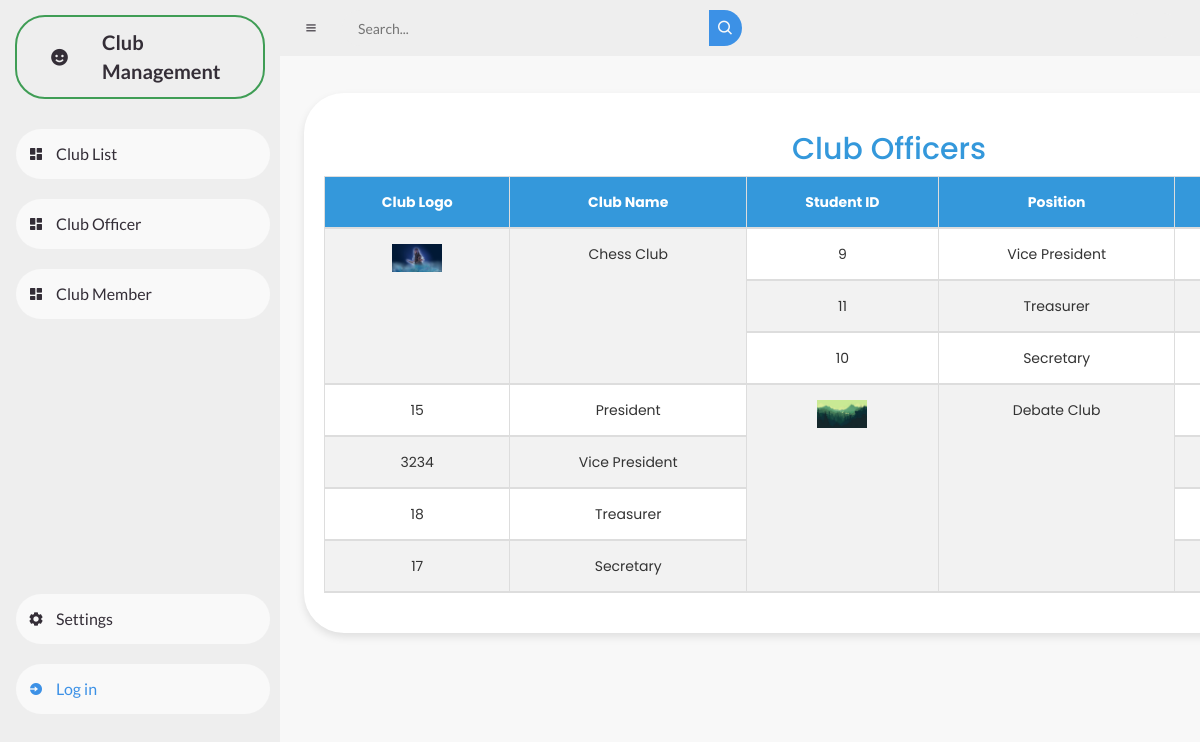
The page /userclubofficer.php on the database its author committed.
### tables this page shows
CREATE TABLE `clubofficers` (
  `ClubID` int(11) NOT NULL,
  `StudentID` int(11) NOT NULL,
  `Position` varchar(50) NOT NULL,
  `StudentName` varchar(50) NOT NULL
);

CREATE TABLE `clubs` (
  `ClubID` int(11) NOT NULL,
  `ClubLogo` varchar(255) NOT NULL,
  `ClubName` varchar(255) NOT NULL,
  `Status` tinyint(1) NOT NULL
);

### userclubofficer.php (the view, shortened to what this page needs)
<?php
include("db.php");
?>
<!DOCTYPE html>
<html lang="en">
<head>
    <link href='https://unpkg.com/boxicons@2.0.9/css/boxicons.min.css' rel='stylesheet'>
    <link rel="stylesheet" href="userdash.css">
    <link rel="stylesheet" href="https://maxcdn.bootstrapcdn.com/bootstrap/3.4.1/css/bootstrap.min.css">
    <link rel="stylesheet" href="https://cdn.datatables.net/1.10.20/css/dataTables.bootstrap.min.css">
    <link href="https://cdn.jsdelivr.net/npm/remixicon@2.5.0/fonts/remixicon.css" rel="stylesheet">
</head>
<body>
    <section id="sidebar">
        <a href="#" class="brand">
            <i class='bx bxs-smile'></i>
            <span class="text">Club Management</span>
        </a>
        <ul class="side-menu top">
        <li>
                <a href="userclublist.php">
                    <i class='bx bxs-dashboard'></i>
                    <span class="text">Club List</span>
                </a>
            </li>
            <li>
                <a href="userclubofficer.php">
                    <i class='bx bxs-dashboard'></i>
                    <span class="text">Club Officer</span>
                </a>
            </li>
            <li>
                <a href="userclubmem.php">
                    <i class='bx bxs-dashboard'></i>
                    <span class="text">Club Member</span>
                </a>
            </li>
        </ul>
        <ul class="side-menu">
            <li>
                <a href="#">
                    <i class='bx bxs-cog'></i>
                    <span class="text">Settings</span>
                </a>
            </li>
            <li>
                <a href="log.php" class="login">
                    <i class='bx bxs-log-in-circle'></i>
                    <span class="text">Log in</span>
                </a>
            </li>
        </ul>
    </section>
    <section id="content">
        <nav>
            <i class='bx bx-menu'></i>
            <form action="#">
                <div class="form-input">
                    <input type="search" placeholder="Search...">
                    <button type="submit" class="search-btn"><i class='bx bx-search'></i></button>
                </div>
            </form>
            <label for="switch-mode" class="switch-mode"></label>
        </nav>
        <main class="main-content">
            <div class="container">
                <h2 style="text-align: center; color: #3498db;">Club Officers</h2>
                <table id="exampleTable" class="table table-striped table-bordered">
                <thead id="thead">
                    <tr>
                        <th>Club Logo</th>
                        <th>Club Name</th>
                        <th>Student ID</th>
                        <th>Position</th>
                        <th>Student Name</th>
                    </tr>
                </thead>
                <tbody id="tbody">
                    <?php
                    $sql = "SELECT clubofficers.ClubID, clubs.ClubLogo, clubs.ClubName, clubofficers.StudentID, clubofficers.Position, clubofficers.StudentName
                            FROM clubofficers
                            INNER JOIN clubs ON clubofficers.ClubID = clubs.ClubID
                            ORDER BY clubofficers.ClubID,
                                     CASE
                                        WHEN clubofficers.Position = 'President' THEN 1
                                        WHEN clubofficers.Position = 'Vice President' THEN 2
                                        WHEN clubofficers.Position = 'Treasurer' THEN 3
                                        WHEN clubofficers.Position = 'Secretary' THEN 4
                                     END,
                                     clubofficers.StudentID";
                    $result = $conn->query($sql);
                    if ($result->num_rows > 0) {
                        $prevClubID = '';
                        while ($row = $result->fetch_assoc()) {
                            if ($row["ClubID"] !== $prevClubID) {
                                echo '<tr>
                                        <td rowspan="5"><img src="' . $row["ClubLogo"] . '" alt="Club Logo" width="50"></td>
                                        <td rowspan="5">' . $row["ClubName"] . '</td>';
                            }
                            echo '<tr>
                                    <td>' . $row["StudentID"] . '</td>
                                    <td>' . $row["Position"] . '</td>
                                    <td>' . $row["StudentName"] . '</td>
                            </td>
                                </tr>';
                            $prevClubID = $row["ClubID"];
                        }
                        echo "</table>";
                    } else {
                        echo '<tr><td colspan="5" style="text-align: center;">No data available</td></tr>';
                    }
                    ?>
        </div>
    </main>
</body>
</html>

### userdash.css (style rules this page uses)
* { margin: 0; padding: 0; box-sizing: border-box; }
a { text-decoration: none; }
li { list-style: none; }
:root { --poppins: 'Poppins', sans-serif; --lato: 'Lato', sans-serif; --light: #F9F9F9; --blue: #3C91E6; --light-blue: #CFE8FF; --grey: #eee; --dark-grey: #AAAAAA; --dark: #342E37; --red: #DB504A; --yellow: #FFCE26; --light-yellow: #FFF2C6; --orange: #FD7238; --light-orange: #FFE0D3; }
html { overflow-x: hidden; }
body { background: var(--grey); overflow-x: hidden; }
#sidebar { position: fixed; top: 0; left: 0; width: 280px; height: 100%; background: var(--grey); z-index: 2000; font-family: var(--lato); transition: .3s ease; overflow-x: hidden; scrollbar-width: none; }
#sidebar .brand { font-size: 20px; font-weight: 700; height: 80px; display: flex; align-items: center; color: var(--dark); position: sticky; top: 0; left: 0; background: var(--webkit-scrollbar); z-index: 500; box-sizing: content-box; border: 2px solid rgb(63, 157, 85); border-radius: 30px; margin: 15px; }
#sidebar .brand .bx { min-width: 85px; display: flex; justify-content: center; }
#sidebar .side-menu { width: 100%; margin-bottom: 255px; margin-top: 20px; }
#sidebar .side-menu li { height: 70px; background: transparent; margin-left: 6px; border-radius: 48px 0 0 48px; padding: 10px; }
#sidebar .side-menu li a { width: 100%; height: 100%; background: var(--light); display: flex; align-items: center; border-radius: 48px; font-size: 16px; color: var(--dark); white-space: nowrap; overflow-x: hidden; }
#sidebar .side-menu li a.login { color: var(--blue); }
#sidebar .side-menu li a .bx { min-width: calc(60px - ((4px + 6px) * 2)); display: flex; justify-content: center; }
#content { position: relative; width: calc(100% - 280px); left: 280px; transition: .3s ease; }
#content nav { height: 56px; background: var(--grey); padding: 0 24px; display: flex; align-items: center; grid-gap: 24px; font-family: var(--lato); position: sticky; top: 0; left: 0; z-index: 1000; }
#content nav .bx.bx-menu { cursor: pointer; color: var(--dark); }
#content nav form { max-width: 400px; width: 100%; margin-right: auto; }
#content nav form .form-input { display: flex; align-items: center; height: 36px; }
#content nav form .form-input input { flex-grow: 1; padding: 0 16px; height: 100%; border: none; background: var(--grey); border-radius: 36px 0 0 36px; outline: none; width: 100%; color: var(--dark); }
#content nav form .form-input button { width: 36px; height: 100%; display: flex; justify-content: center; align-items: center; background: var(--blue); color: var(--light); font-size: 18px; border: none; outline: none; border-radius: 0 36px 36px 0; cursor: pointer; }
#content nav .switch-mode { display: block; min-width: 50px; height: 25px; border-radius: 25px; background: var(--grey); cursor: pointer; position: relative; }
#content nav .switch-mode::before { position: absolute; top: 2px; left: 2px; bottom: 2px; width: calc(25px - 4px); background: var(--blue); border-radius: 50%; transition: all .3s ease; }
#content main { width: 100%; padding: 36px 24px; font-family: var(--poppins); max-height: calc(100vh - 56px); overflow-y: auto; }

### userclubofficer.php (style rules this page uses)
body { background-color: #f8f8f8; font-family: 'Arial', sans-serif; }
.container { margin-top: 1px; background-color: #fff; padding: 20px; border-radius: 40px; box-shadow: 0 4px 8px rgba(0, 0, 0, 0.1); }
h2 { text-align: center; color: #3498db; }
#exampleTable { width: 100%; border-collapse: collapse; margin-top: 10px; }
#exampleTable th, #exampleTable td { padding: 15px; text-align: center; border-bottom: 2px solid #ddd; }
#exampleTable th { background-color: #3498db; color: white; }
#exampleTable tbody tr:nth-child(odd) { background-color: #f2f2f2; }

### rows shown on the page
clubofficers: ClubID.ClubLogo (picture), ClubID.ClubName "Chess Club", StudentID "9", Position "Vice President"
clubofficers: StudentID "11", Position "Treasurer"
clubofficers: StudentID "10", Position "Secretary"
clubofficers: ClubID.ClubLogo (picture), ClubID.ClubName "Debate Club", StudentID "15", Position "President"
clubofficers: StudentID "3234", Position "Vice President"
clubofficers: StudentID "18", Position "Treasurer"
clubofficers: StudentID "17", Position "Secretary"
